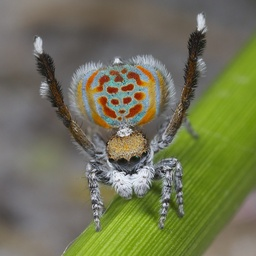
#> input picture dancing-spider.jpg, 256 x 256 px, shrunk from 800 x 800 before the run
$ python rgb-sobel.py
#> lines starting #> are read from the running program, lines starting #| are printed output that depends on the picture
import numpy as np
from PIL import Image
import matplotlib.pyplot as plt

# Open the image
img = np.array(Image.open('dancing-spider.jpg')).astype(np.uint8)
#> img is the input picture: shape (256, 256, 3); mean R, G, B 112.9, 115.6, 84.4

# Sobel Operator
h, w, d = img.shape
#> h = 256; w = 256; d = 3

# define filters
horizontal = np.array([[-1, 0, 1], [-2, 0, 2], [-1, 0, 1]])  # s2
vertical = np.array([[-1, -2, -1], [0, 0, 0], [1, 2, 1]])  # s1

# define images with 0s
newgradientImage = np.zeros((h, w, d))

# offset by 1
for channel in range(d):
    for i in range(1, h - 1):
        for j in range(1, w - 1):
            horizontalGrad = (horizontal[0, 0] * img[i - 1, j - 1, channel]) + \
                             (horizontal[0, 1] * img[i - 1, j, channel]) + \
                             (horizontal[0, 2] * img[i - 1, j + 1, channel]) + \
                             (horizontal[1, 0] * img[i, j - 1, channel]) + \
                             (horizontal[1, 1] * img[i, j, channel]) + \
                             (horizontal[1, 2] * img[i, j + 1, channel]) + \
                             (horizontal[2, 0] * img[i + 1, j - 1, channel]) + \
                             (horizontal[2, 1] * img[i + 1, j, channel]) + \
                             (horizontal[2, 2] * img[i + 1, j + 1, channel])

            verticalGrad = (vertical[0, 0] * img[i - 1, j - 1, channel]) + \
                           (vertical[0, 1] * img[i - 1, j, channel]) + \
                           (vertical[0, 2] * img[i - 1, j + 1, channel]) + \
                           (vertical[1, 0] * img[i, j - 1, channel]) + \
                           (vertical[1, 1] * img[i, j, channel]) + \
                           (vertical[1, 2] * img[i, j + 1, channel]) + \
                           (vertical[2, 0] * img[i + 1, j - 1, channel]) + \
                           (vertical[2, 1] * img[i + 1, j, channel]) + \
                           (vertical[2, 2] * img[i + 1, j + 1, channel])

            # Edge Magnitude
            mag = np.sqrt(pow(horizontalGrad, 2.0) + pow(verticalGrad, 2.0))
            # Avoid underflow: clip result
            newgradientImage[i - 1, j - 1, channel] = mag
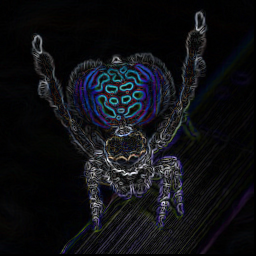
#> newgradientImage: shape (256, 256, 3) float64; mean R, G, B 45, 47.4, 57.4; drawn with min black and max white

# now add the images r g and b
rgb_edge = newgradientImage[:,:,0] + newgradientImage[:,:,1] + newgradientImage[:,:,2]
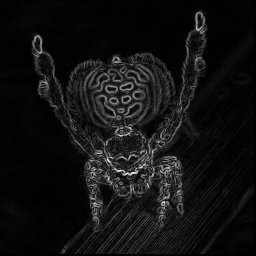
#> rgb_edge: shape (256, 256) float64; min 0, max 2144.8, mean 149.8; drawn with min black and max white

plt.figure()
plt.title('dancing-spider-sobel-rgb.png')
plt.imsave('dancing-spider-sobel-rgb.png', rgb_edge, cmap='gray', format='png')
plt.imshow(rgb_edge, cmap='gray')
plt.show()
